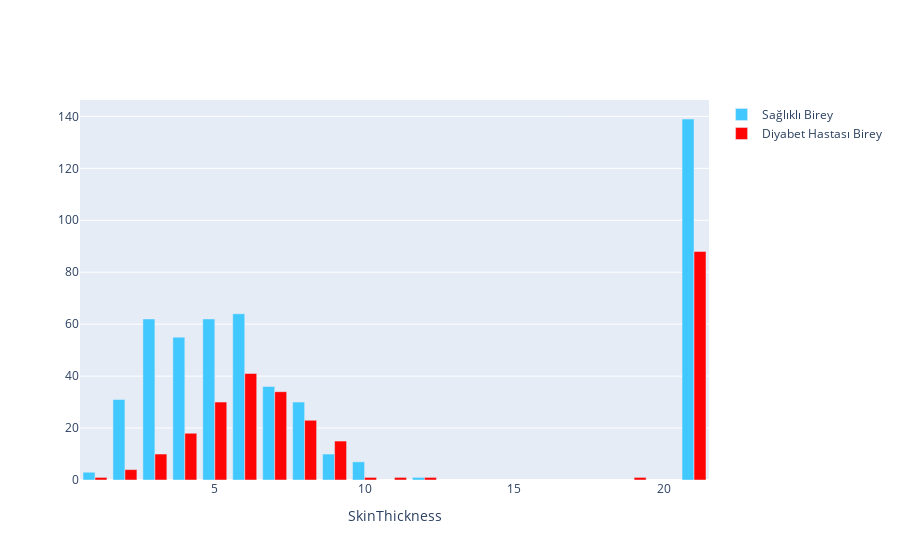

The notebook cell this image was saved under:
### Markdown cell above
Diyabet hastalarının vücut kitle indeksi ise genellikle 25-50 aralığında değerler almaktadır.

### Code cell
plot_grup('SkinThickness')

### Figure 1 — Plotly figure (JSON) as saved in the notebook; plotly's stock layout.template omitted (floating-point values rounded to 4 significant figures)
{"data": [{"marker": {"color": "#40C8FF"}, "name": "Sağlıklı Birey", "type": "bar", "x": [1, 2, 3, 4, 5, 6, 7, 8, 9, 10, 12, 21], "y": [3, 31, 62, 55, 62, 64, 36, 30, 10, 7, 1, 139]}, {"marker": {"color": "#FF0404"}, "name": "Diyabet Hastası Birey", "type": "bar", "x": [1, 2, 3, 4, 5, 6, 7, 8, 9, 10, 11, 12, 19, 21], "y": [1, 4, 10, 18, 30, 41, 34, 23, 15, 1, 1, 1, 1, 88]}], "layout": {"xaxis": {"title": {"text": "SkinThickness"}}}}
